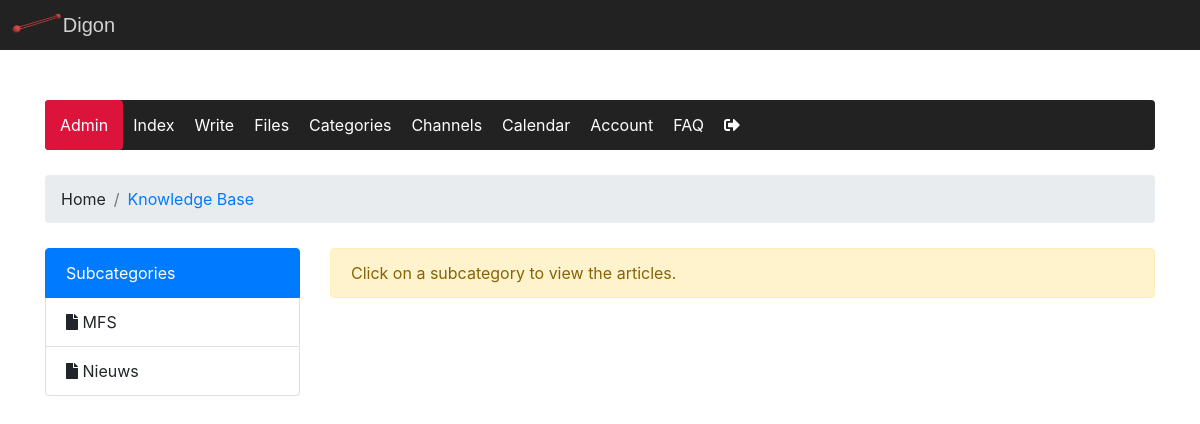
Screenshot of / (signed in) with the database file from the repository.
### tables this page shows
CREATE TABLE `category` (
  `row_id` int(11) NOT NULL,
  `category` varchar(50) NOT NULL,
  `parent_id` int(11) NOT NULL
);

### classes/dbh.class.php (called while the page is built, shortened)
<?php
    class Dbh {
        private $servername = "localhost";
        private $username = "root";
        private $password = "";
        private $dbname = "nicms";
        protected function connect() {
            $conn = new mysqli($this->servername, $this->username, $this->password, $this->dbname);
            return $conn;
        }
    }
?>

### classes/category.class.php (called while the page is built, shortened)
<?php
    class Category extends Dbh {
        protected function getCategory($categoryID) {
            $sql = "SELECT * FROM category WHERE row_id=$categoryID";
            $result = $this->connect()->query($sql);
            return $result;
        }
        protected function getSubcatsFromParentCat($parent_id) {
            $sql = "SELECT * FROM category WHERE parent_id= $parent_id";
            $result = $this->connect()->query($sql);
            return $result;
        }
    }
?>

### classes/categoryview.class.php (the view, shortened to what this page needs)
<?php
    class CategoryView extends Category {
        public function ArticlesShowSubcats($parentID) {
            $parentID = $this->connect()->real_escape_string($parentID);
            $result = $this->getSubcatsFromParentCat($parentID);
            echo "<div class='list-group index-subcategories-listgroup'>";
            echo "<a class='list-group-item list-group-item-action active disabled list-group-items-header'>Subcategories</a>";
            if ($result->num_rows > 0) {
                while($row = $result->fetch_assoc()) {
                    echo "<a class='list-group-item list-group-item-action' onclick='showArticlesIndex(".$row["row_id"].",\"".$row['category']."\")'><i class='fa fa-file'></i>&nbsp;".$row['category']."</a>";
                }
            } else {
                echo "<a class='list-group-item list-group-item-action'><i class='fa fa-file'></i>&nbsp;No subcategory has been found.</a>";
            }
            echo "</div>";
        }
        public function showCategory($categoryID) {
            $categoryID = $this->connect()->real_escape_string($categoryID);
            $result = $this->getCategory($categoryID);
            if ($result->num_rows > 0) {
               while($row = $result->fetch_assoc()) {
                   echo $row["category"];
               }
            }
        }
    }
?>

### styles/style.css (style rules this page uses)
* { margin: 0; padding: 0; scroll-behavior: smooth; }
.index-subcategories-listgroup { margin-bottom: 25px !important; }
.list-group-item { cursor: pointer; }

### rows the page displays
category: category "Knowledge Base"
category: category "MFS"
category: category "Nieuws"

### other values shown
$text "Admin"
